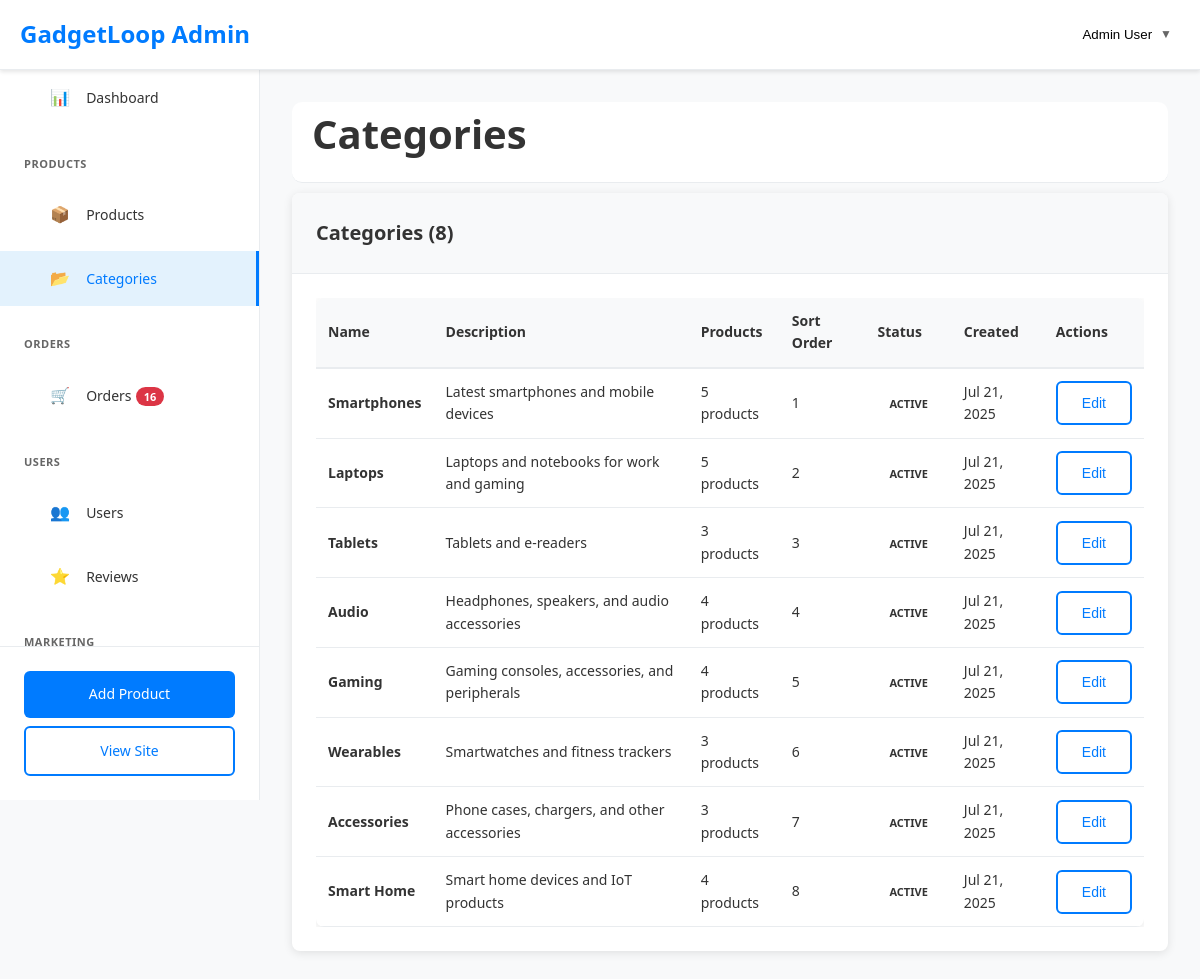
Screenshot of /admin/categories.php (signed in) with the database file from the repository.
### tables this page shows
CREATE TABLE `categories` (
  `id` int(11) NOT NULL AUTO_INCREMENT,
  `name` varchar(100) NOT NULL,
  `description` text DEFAULT NULL,
  `image` varchar(255) DEFAULT NULL,
  `is_active` tinyint(1) DEFAULT 1,
  `sort_order` int(11) DEFAULT 0,
  `created_at` timestamp NOT NULL DEFAULT current_timestamp(),
  PRIMARY KEY (`id`)
);

### admin/categories.php (the view, shortened to what this page needs)
<?php
require_once '../includes/functions.php';
$stmt = $pdo->prepare("
    SELECT c.*, COUNT(p.id) as product_count
    FROM categories c
    LEFT JOIN products p ON c.id = p.category_id AND p.is_active = 1
    GROUP BY c.id
    ORDER BY c.sort_order, c.name
");
$stmt->execute();
$categories = $stmt->fetchAll();
?>
<!DOCTYPE html>
<html lang="en">
<head>
    <link rel="stylesheet" href="../css/style.css">
    <link rel="stylesheet" href="../css/admin.css">
</head>
<body data-page="admin">
    <?php include 'includes/admin-header.php'; ?>
    <div class="admin-layout">
        <?php include 'includes/admin-sidebar.php'; ?>
        <main class="admin-content">
            <div class="admin-page-header">
                <h1>Categories</h1>
            </div>
            <div class="dashboard-card">
                <div class="card-header">
                    <h3>Categories (<?php echo count($categories); ?>)</h3>
                </div>
                <div class="card-body">
                    <div class="table-responsive">
                        <table class="table">
                            <thead>
                                <tr>
                                    <th>Name</th>
                                    <th>Description</th>
                                    <th>Products</th>
                                    <th>Sort Order</th>
                                    <th>Status</th>
                                    <th>Created</th>
                                    <th>Actions</th>
                                </tr>
                            </thead>
                            <tbody>
                                <?php foreach ($categories as $category): ?>
                                <tr>
                                    <td><strong><?php echo htmlspecialchars($category['name']); ?></strong></td>
                                    <td><?php echo htmlspecialchars($category['description']); ?></td>
                                    <td><?php echo $category['product_count']; ?> products</td>
                                    <td><?php echo $category['sort_order']; ?></td>
                                    <td>
                                        <span class="status-badge status-<?php echo $category['is_active'] ? 'active' : 'inactive'; ?>">
                                            <?php echo $category['is_active'] ? 'Active' : 'Inactive'; ?>
                                        </span>
                                    </td>
                                    <td><?php echo date('M j, Y', strtotime($category['created_at'])); ?></td>
                                    <td>
                                        <div style="display: flex; gap: 5px;">
                                            <button class="btn btn-outline btn-sm" onclick="editCategory(<?php echo htmlspecialchars(json_encode($category)); ?>)">Edit</button>
                                        </div>
                                    </td>
                                </tr>
                                <?php endforeach; ?>
                            </tbody>
                        </table>
                    </div>
                </div>
            </div>
        </main>
    </div>
</body>
</html>

### css/style.css (style rules this page uses)
* { margin: 0; padding: 0; box-sizing: border-box; }
body { font-family: 'Segoe UI', Tahoma, Geneva, Verdana, sans-serif; line-height: 1.6; color: #333; background-color: #f8f9fa; }
h1, h2, h3, h4, h5, h6 { margin-bottom: 1rem; font-weight: 600; }
h1 { font-size: 2.5rem; }
h3 { font-size: 1.5rem; }
.btn { display: inline-block; padding: 12px 24px; border: none; border-radius: 6px; text-decoration: none; font-size: 14px; font-weight: 500; cursor: pointer; transition: all 0.3s ease; text-align: center; }
.btn-outline { background-color: transparent; color: #007bff; border: 2px solid #007bff; }
.card-header { padding: 1.5rem; border-bottom: 1px solid #e9ecef; background-color: #f8f9fa; }
.card-body { padding: 1.5rem; }
.table { width: 100%; border-collapse: collapse; background-color: white; border-radius: 8px; overflow: hidden; box-shadow: 0 2px 10px rgba(0,0,0,0.1); }
.table th, .table td { padding: 12px; text-align: left; border-bottom: 1px solid #e9ecef; }
.table th { background-color: #f8f9fa; font-weight: 600; color: #333; }

### css/admin.css (style rules this page uses)
.admin-layout { display: flex; min-height: 100vh; background-color: #f8f9fa; margin-top: 70px; flex-direction: row; }
.admin-page-header { background: white; display: flex; justify-content: space-between; align-items: center; padding-left: 20px; border-bottom: 1px solid #e9ecef; border-radius: 10px; }
.admin-content { padding-top: 80px; }
.admin-content { width: 100%; margin-left: 260px; padding-top: 90px; box-sizing: border-box; padding: 2rem; }
.dashboard-card { margin-top: 10px; background: white; border-radius: 8px; box-shadow: 0 2px 10px rgba(0, 0, 0, 0.1); overflow: hidden; }
.card-header { display: flex; justify-content: space-between; align-items: center; padding: 1.5rem; border-bottom: 1px solid #e9ecef; background: #f8f9fa; }
.card-header h3 { margin: 0; font-size: 1.25rem; color: #333; }
.card-body { padding: 1.5rem; }
.status-badge { padding: 0.25rem 0.75rem; border-radius: 12px; font-size: 11px; font-weight: 600; text-transform: uppercase; }
.table-responsive { overflow-x: auto; }
.table { width: 100%; margin-bottom: 0; }
.table th, .table td { padding: 0.75rem; vertical-align: middle; border-bottom: 1px solid #e9ecef; font-size: 14px; }
.table th { background: #f8f9fa; font-weight: 600; color: #333; border-bottom: 2px solid #e9ecef; }

### rows the page displays
categories: name "Smartphones", description "Latest smartphones and mobile devices", product_count "5", sort_order "1", is_active "ACTIVE", created_at "Jul 21, 2025"
categories: name "Laptops", description "Laptops and notebooks for work and gaming", product_count "5", sort_order "2", is_active "ACTIVE", created_at "Jul 21, 2025"
categories: name "Tablets", description "Tablets and e-readers", product_count "3", sort_order "3", is_active "ACTIVE", created_at "Jul 21, 2025"
categories: name "Audio", description "Headphones, speakers, and audio accessories", product_count "4", sort_order "4", is_active "ACTIVE", created_at "Jul 21, 2025"
categories: name "Gaming", description "Gaming consoles, accessories, and peripherals", product_count "4", sort_order "5", is_active "ACTIVE", created_at "Jul 21, 2025"
categories: name "Wearables", description "Smartwatches and fitness trackers", product_count "3", sort_order "6", is_active "ACTIVE", created_at "Jul 21, 2025"
categories: name "Accessories", description "Phone cases, chargers, and other accessories", product_count "3", sort_order "7", is_active "ACTIVE", created_at "Jul 21, 2025"
categories: name "Smart Home", description "Smart home devices and IoT products", product_count "4", sort_order "8", is_active "ACTIVE", created_at "Jul 21, 2025"

### other values shown
$_SESSION['user_name'] "Admin User"
$order_count "16"
count($categories) "8"
